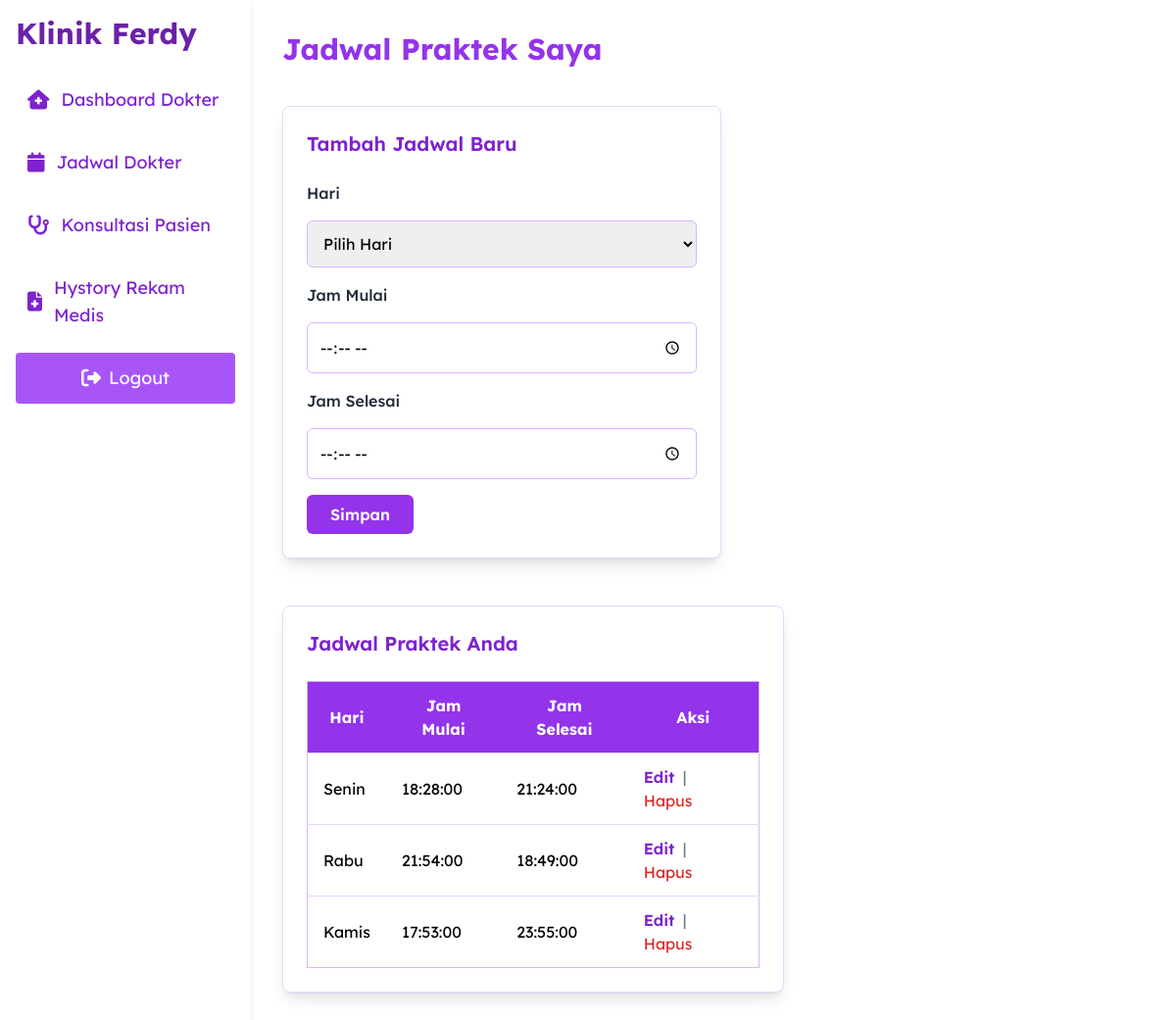
The page /dokter/jadwal.php (signed in) on the database its author committed.
### tables this page shows
CREATE TABLE `jadwal_dokter` (
  `id` int(11) NOT NULL,
  `dokter_id` int(11) NOT NULL,
  `hari` enum('Senin','Selasa','Rabu','Kamis','Jumat','Sabtu','Minggu') NOT NULL,
  `jam_mulai` time NOT NULL,
  `jam_selesai` time NOT NULL
);

### dokter/jadwal.php (the view, shortened to what this page needs)
<?php
include_once '../config/koneksi.php';
$dokter_id = $_SESSION['user']['id'];
$query = "SELECT id, hari, jam_mulai, jam_selesai FROM jadwal_dokter WHERE dokter_id = ? ORDER BY FIELD(hari, 'Senin','Selasa','Rabu','Kamis','Jumat','Sabtu','Minggu'), jam_mulai";
$stmt = $conn->prepare($query);
$stmt->bind_param("i", $dokter_id);
$stmt->execute();
$result = $stmt->get_result();
$jadwals = $result->fetch_all(MYSQLI_ASSOC);
?>
<!DOCTYPE html>
<html lang="id">
<head>
    <script src="https://cdn.tailwindcss.com"></script>
</head>
<body class="bg-white font-modify flex min-h-screen">
    <?php include '../components/sidebar.php'; ?>
    <main class="flex-1 ml-64 p-8">
        <h1 class="text-3xl font-bold mb-10 text-purple-600">Jadwal Praktek Saya</h1>
        <section class="mb-12 w-full max-w-md bg-white p-6 rounded-lg shadow-lg border border-purple-200">
            <h2 class="text-xl font-semibold mb-6 text-purple-700">Tambah Jadwal Baru</h2>
            <form method="POST" class="space-y-4">
                <label class="block mb-2 font-medium text-gray-800">Hari</label>
                <select name="hari" required
                    class="w-full p-3 border border-purple-300 rounded-md focus:ring-purple-500">
                    <option value="">Pilih Hari</option>
                </select>
                <label class="block mb-2 font-medium text-gray-800">Jam Mulai</label>
                <input type="time" name="jam_mulai" required
                    class="w-full p-3 border border-purple-300 rounded-md focus:ring-purple-500" />
                <label class="block mb-2 font-medium text-gray-800">Jam Selesai</label>
                <input type="time" name="jam_selesai" required
                    class="w-full p-3 border border-purple-300 rounded-md focus:ring-purple-500" />
                <button type="submit"
                    class="bg-purple-600 hover:bg-purple-700 text-white font-semibold px-6 py-2 rounded-md">
                    Simpan
                </button>
            </form>
        </section>
        <section class="w-full max-w-lg bg-white p-6 rounded-lg shadow-lg border border-purple-200">
            <h2 class="text-xl font-semibold mb-6 text-purple-700">Jadwal Praktek Anda</h2>
            <?php if (count($jadwals) === 0): ?>
            <p class="text-gray-700">Belum ada jadwal yang dibuat.</p>
            <?php else: ?>
            <table class="w-full border-collapse border border-purple-300 rounded-md">
                <thead>
                    <tr class="bg-purple-600 text-white">
                        <th class="px-4 py-3">Hari</th>
                        <th class="px-4 py-3">Jam Mulai</th>
                        <th class="px-4 py-3">Jam Selesai</th>
                        <th class="px-4 py-3">Aksi</th>
                    </tr>
                </thead>
                <tbody>
                    <?php foreach ($jadwals as $j): ?>
                    <tr class="border-t border-purple-200 hover:bg-purple-50">
                        <td class="px-4 py-3"><?= htmlspecialchars($j['hari']) ?></td>
                        <td class="px-4 py-3"><?= htmlspecialchars($j['jam_mulai']) ?></td>
                        <td class="px-4 py-3"><?= htmlspecialchars($j['jam_selesai']) ?></td>
                        <td class="px-4 py-3">
                            <button type="button" class="text-purple-700 font-semibold hover:underline editBtn"
                                data-id="<?= $j['id'] ?>" data-hari="<?= $j['hari'] ?>"
                                data-jam_mulai="<?= $j['jam_mulai'] ?>" data-jam_selesai="<?= $j['jam_selesai'] ?>">
                                Edit
                            </button>
                            <span class="text-gray-500 mx-1">|</span>
                            <a href="?hapus=<?= $j['id'] ?>" class="text-red-600 hover:underline"
                                onclick="return confirm('Yakin ingin menghapus jadwal ini?')">Hapus</a>
                        </td>
                    </tr>
                    <?php endforeach; ?>
                </tbody>
            </table>
            <?php endif; ?>
        </section>
    </main>
</body>
</html>

### components/sidebar.php (style rules this page uses)
.font-modify { font-family: "Lexend Deca", sans-serif; }

### rows shown on the page
jadwal_dokter: hari "Senin", jam_mulai "18:28:00", jam_selesai "21:24:00"
jadwal_dokter: hari "Rabu", jam_mulai "21:54:00", jam_selesai "18:49:00"
jadwal_dokter: hari "Kamis", jam_mulai "17:53:00", jam_selesai "23:55:00"
